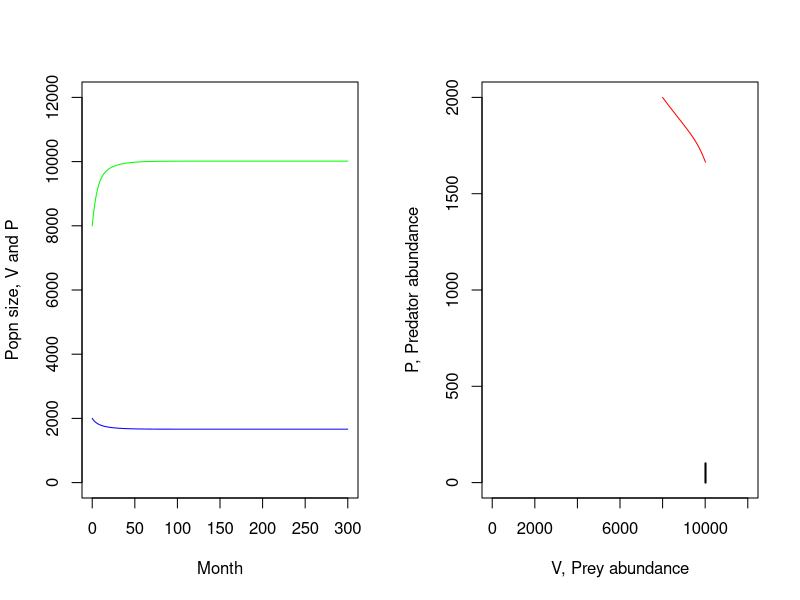

Write R code to recreate this figure.
#Sara Cannon, Homework 6

#Problem 1

library(deSolve)

LV_Pred_RM<-function(t,y,params){
  V<-y[1]
  P<-y[2]
  with(as.list(params),{
    dVdt<-b*V*(1-(1/K1)*V)-a*V*P/(1+a*h*V)
    dPdt<-e*a*V*P/(1+a*h*V)-d*P
    return(list(c(dVdt,dPdt)))
  })}

a = 0.0001;      # attack rate
e = 0.1;       # conversion efficiency rate
d = 0.1;       # predator death rate
b = 0.5;       # prey birth rate
h = 0.0015;       # prey handling time
K1 = 15000;       #Prey carrying capacity (Initial scenario)
K2 = 50000;       #Prey carrying capacity (2nd scenario)
K3 = 100000;     #Prey carrying capacity (3rd scenario)
K4 = 1000000;    #Prey carrying capacity (4th scenario)
K5 = 10000000;   #Prey carrying capacity (5th scenario)
y0 = c(V0=8000,P0=2000);  # Initial values for V and P populations

#Evaluate scenario for K initial

params<-c(b=b,a=a,e=e,d=d,K1=K1,h=h)
tspan<-seq(0,300,by=0.1)  # Timespan to evaluate (in months)

isoV1<-function(x){(b+b*x*(a*h-(1/K1)-a*(1/K1)*h*x))/a}
isoP<-d/(a*e-a*d*h)

out<-ode(y0,tspan,LV_Pred_RM,params)
out<-data.frame(out)

par(mfrow=c(1,2))
plot(out[,1],out[,2],type='l',col='green',xlab='Month',ylab='Popn size, V and P',ylim=c(0,12000))
lines(out[,1],out[,3],col='blue')

plot(out[,2],out[,3],type='l',col='red',xlab='V, Prey abundance',ylab='P, Predator abundance',
     ylim=c(0,2000),xlim=c(0,12000))
segments(isoP, 0, isoP, 100,lwd=2) #what is the 100 referring to here?
curve(isoV1, 0, 300, add = T) #what is the 300 referring to here?

#It looks like Graph 1 (Pop size, V&P vs Month) looks okay, but prey abundance vs. predator abundance is off somehow.
